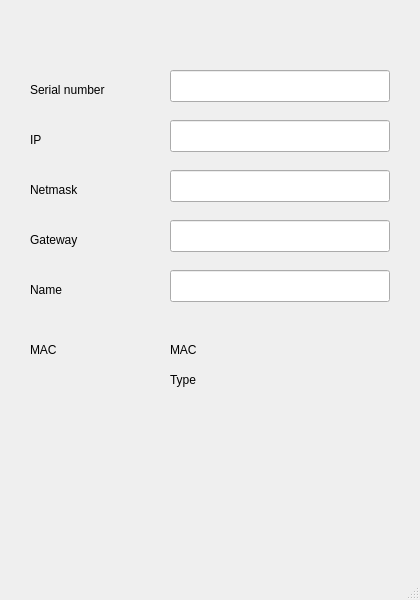
<?xml version="1.0" encoding="UTF-8"?>
<ui version="4.0">
 <class>clientWindow</class>
 <widget class="QMainWindow" name="clientWindow">
  <property name="geometry">
   <rect>
    <x>0</x>
    <y>0</y>
    <width>420</width>
    <height>600</height>
   </rect>
  </property>
  <property name="sizePolicy">
   <sizepolicy hsizetype="Fixed" vsizetype="Fixed">
    <horstretch>0</horstretch>
    <verstretch>0</verstretch>
   </sizepolicy>
  </property>
  <property name="minimumSize">
   <size>
    <width>420</width>
    <height>600</height>
   </size>
  </property>
  <property name="maximumSize">
   <size>
    <width>420</width>
    <height>600</height>
   </size>
  </property>
  <property name="windowTitle">
   <string>clientWindow</string>
  </property>
  <widget class="QWidget" name="centralwidget">
   <widget class="QLineEdit" name="serialEdit">
    <property name="geometry">
     <rect>
      <x>170</x>
      <y>70</y>
      <width>220</width>
      <height>32</height>
     </rect>
    </property>
    <property name="locale">
     <locale language="English" country="UnitedStates"/>
    </property>
   </widget>
   <widget class="QLabel" name="serialLabel">
    <property name="geometry">
     <rect>
      <x>30</x>
      <y>80</y>
      <width>125</width>
      <height>20</height>
     </rect>
    </property>
    <property name="text">
     <string>Serial number</string>
    </property>
   </widget>
   <widget class="QLabel" name="ipLabel">
    <property name="geometry">
     <rect>
      <x>30</x>
      <y>130</y>
      <width>125</width>
      <height>20</height>
     </rect>
    </property>
    <property name="text">
     <string>IP</string>
    </property>
   </widget>
   <widget class="QLineEdit" name="ipEdit">
    <property name="geometry">
     <rect>
      <x>170</x>
      <y>120</y>
      <width>220</width>
      <height>32</height>
     </rect>
    </property>
    <property name="locale">
     <locale language="English" country="UnitedStates"/>
    </property>
   </widget>
   <widget class="QLabel" name="maskLabel">
    <property name="geometry">
     <rect>
      <x>30</x>
      <y>180</y>
      <width>125</width>
      <height>20</height>
     </rect>
    </property>
    <property name="text">
     <string>Netmask</string>
    </property>
   </widget>
   <widget class="QLineEdit" name="maskEdit">
    <property name="geometry">
     <rect>
      <x>170</x>
      <y>170</y>
      <width>220</width>
      <height>32</height>
     </rect>
    </property>
    <property name="locale">
     <locale language="English" country="UnitedStates"/>
    </property>
   </widget>
   <widget class="QLabel" name="gatewayLabel">
    <property name="geometry">
     <rect>
      <x>30</x>
      <y>230</y>
      <width>125</width>
      <height>20</height>
     </rect>
    </property>
    <property name="text">
     <string>Gateway</string>
    </property>
   </widget>
   <widget class="QLineEdit" name="gatewayEdit">
    <property name="geometry">
     <rect>
      <x>170</x>
      <y>220</y>
      <width>220</width>
      <height>32</height>
     </rect>
    </property>
    <property name="locale">
     <locale language="English" country="UnitedStates"/>
    </property>
   </widget>
   <widget class="QLabel" name="nameLabel">
    <property name="geometry">
     <rect>
      <x>30</x>
      <y>280</y>
      <width>125</width>
      <height>20</height>
     </rect>
    </property>
    <property name="text">
     <string>Name</string>
    </property>
   </widget>
   <widget class="QLineEdit" name="nameEdit">
    <property name="geometry">
     <rect>
      <x>170</x>
      <y>270</y>
      <width>220</width>
      <height>32</height>
     </rect>
    </property>
    <property name="locale">
     <locale language="English" country="UnitedStates"/>
    </property>
   </widget>
   <widget class="QLabel" name="macLabel">
    <property name="geometry">
     <rect>
      <x>30</x>
      <y>340</y>
      <width>125</width>
      <height>20</height>
     </rect>
    </property>
    <property name="text">
     <string>MAC</string>
    </property>
   </widget>
   <widget class="QLabel" name="macDisplay">
    <property name="geometry">
     <rect>
      <x>170</x>
      <y>340</y>
      <width>221</width>
      <height>20</height>
     </rect>
    </property>
    <property name="text">
     <string>MAC</string>
    </property>
   </widget>
   <widget class="QLabel" name="typeDisplay">
    <property name="geometry">
     <rect>
      <x>170</x>
      <y>370</y>
      <width>221</width>
      <height>20</height>
     </rect>
    </property>
    <property name="text">
     <string>Type</string>
    </property>
   </widget>
  </widget>
  <widget class="QMenuBar" name="menubar">
   <property name="geometry">
    <rect>
     <x>0</x>
     <y>0</y>
     <width>420</width>
     <height>26</height>
    </rect>
   </property>
  </widget>
  <widget class="QStatusBar" name="statusbar"/>
 </widget>
 <resources/>
 <connections/>
</ui>
